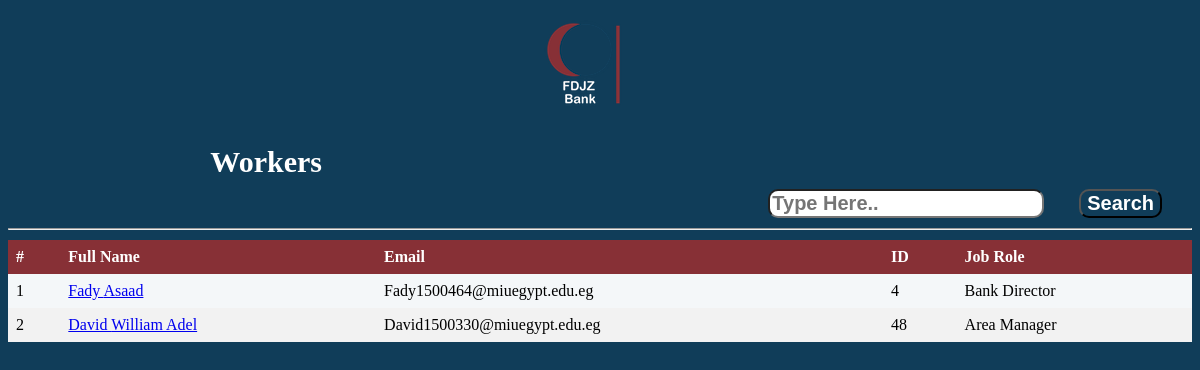
The app's page /Worker/php/ShowWorkers.php, older data.
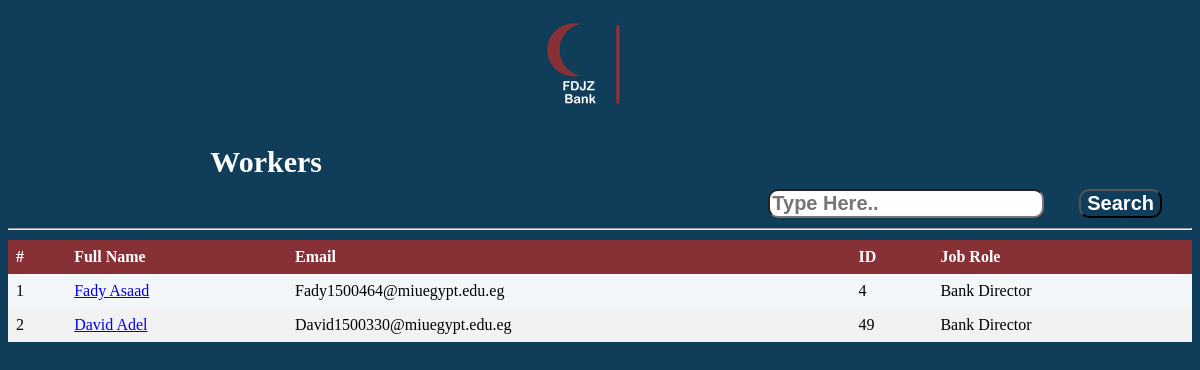
The same page, newer data.
### tables this page shows
CREATE TABLE `worker_admin_account` (
  `id` int(11) NOT NULL,
  `FName` varchar(50) DEFAULT NULL,
  `LName` varchar(50) DEFAULT NULL,
  `Email` varchar(50) DEFAULT NULL,
  `Address` varchar(50) DEFAULT NULL,
  `City` varchar(50) DEFAULT NULL,
  `PhoneNumber` varchar(11) DEFAULT NULL,
  `JobRole` varchar(50) DEFAULT NULL,
  `Salary` float DEFAULT NULL,
  `PositionID` int(11) NOT NULL,
  `DateAdded` datetime NOT NULL
);

### Worker/ClassesGedida/dbconnect.php (called while the page is built, shortened)
<?php
  class dbconnect
  {
      private $servername;
      private $username;
      private $password;
      private $db;
      private $con;
      function __construct()
      {
          $this->servername = "localhost";
          $this->username = "root";
          $this->password = "";
          $this->db = "FDJZ";
          $this->con = $this->Connect();
      }
      function connect()
      {
          $this->con = mysqli_connect($this->servername, $this->username, $this->password, $this->db);
          if ($this -> con ->connect_error)
          {
              die("Failed to connect: " .$this->con->connect_error);
          }
          else
          {
              return $this->con;
          }
      }
      function executesql($sql)
      {
        $result = mysqli_query($this->con, $sql);
        if($result == TRUE)
              {
          return $result;
        }
        else
              {
          echo "Error executing SQL statement: " .$this->con->error;
        }
      }
  }
?>

### Worker/ClassesGedida/Admin.php (the view, shortened to what this page needs)
<?php
  include_once("Loans.php");
  include_once("dbconnect.php");
  class Admin extends WorkerAdminCommon{
    public $db;
    function __construct(){
      $this->db=new dbconnect;
      $this->db->connect();
    }
     function showAllWorkers(){
       $this->db->connect();
       $sql = "SELECT `FName`, `LName`, `Email`, `id`, `JobRole`
               FROM worker_admin_account
               WHERE PositionID = 2
               ";
       $result = $this->db->executesql($sql);
       $counter = 1;
       foreach($result as $row){
           echo'<tr>';
           echo'<td>'.$counter++.'</td>';
           echo'<td><a href="WorkerReport.php?id='.$row['id'].'">'.$row['FName']." ".$row['LName'].'</a></td>';
           echo'<td>'.$row['Email'].'</td>';
           echo'<td>'.$row['id'].'</td>';
           echo'<td>'.$row['JobRole'].'</td>';
           echo'</tr>';
       }
     }
  }
?>

### Worker/php/ShowWorkers.php (shortened to what this page needs)
<?php
    $flag = 1;
    include_once '../ClassesGedida/Admin.php';
    $admin = new Admin;
?>
<!DOCTYPE html>
<html>
    <head>
        <link rel="stylesheet" type="text/css" href="../css/showusers.css">
        <link rel="stylesheet" href="http://ajax.googleapis.com/ajax/libs/jqueryui/1.10.1/themes/base/minified/jquery-ui.min.css" type="text/css" />
    </head>
<body>
	<form action="" method="post">
    <div class="logo">
        <a href="<?php echo $href; ?>" id="logoposition"><img  src="../img/workerlogo.png" alt="" /></a>
    </div>
		<div>
			<div id="s">
          <a id="d">Workers</a>
          <form action='' method='post' autocomplete="off">
            <input type="search" placeholder="Type Here.." name="search" id="y" class="auto">
            <input type="submit" id="x" value="Search">
          </form>
          <hr>
			</div>
	   </div>
        <div class="tableback">
            <table class="userstable">
                <thead>
                  <tr>
                    <th>#</th>
                    <th>Full Name</th>
                    <th>Email</th>
                    <th>ID</th>
                    <th>Job Role</th>
                  </tr>
                </thead>
                <tbody>
                    <?php
                      if ($flag == 1){
                        $admin->showAllWorkers();
                      }else if ($flag == 2){
                        $admin->showSpecificWorkerFromSearch($searchId);
                      }
                    ?>
                </tbody>
            </table>
        </div>
		</form>
    </body>
</html>

### Worker/css/showusers.css (style rules this page uses)
body { background-color:#103D59; }
.userstable { border-collapse: collapse; width: 100%; }
th, td { text-align: left; padding: 8px; }
tr:nth-child(even) { background-color: #f2f2f2 }
th { background-color: #873036; color: white; }
.tableback { background: #F4F7F9; }
.logo { background: 103D59; }
#logoposition { margin-left: 40%; }
table { overflow-x: auto; }
#s { text-align:right; font-size:20px; margin-top:20px; }
#x { font-weight:bold; font-size:20px; color:white; background-color:#103D59; border-radius:10px; margin-right:30px; margin-top:10px; cursor: pointer; }
#y { font-weight:bold; font-size:20px; color:#103D59; background-color:white; border-radius:10px; margin-right:30px; }
#d { color:white; font-weight:bold; font-size:30px; margin-right:870px; }

Row changes from the older to the newer data that the page shows:
removed worker_admin_account: FName "David", LName "William Adel", Email "David1500330@miuegypt.edu.eg", id "48", JobRole "Area Manager"
added worker_admin_account: FName "David", LName "Adel", Email "David1500330@miuegypt.edu.eg", id "49", JobRole "Bank Director"
